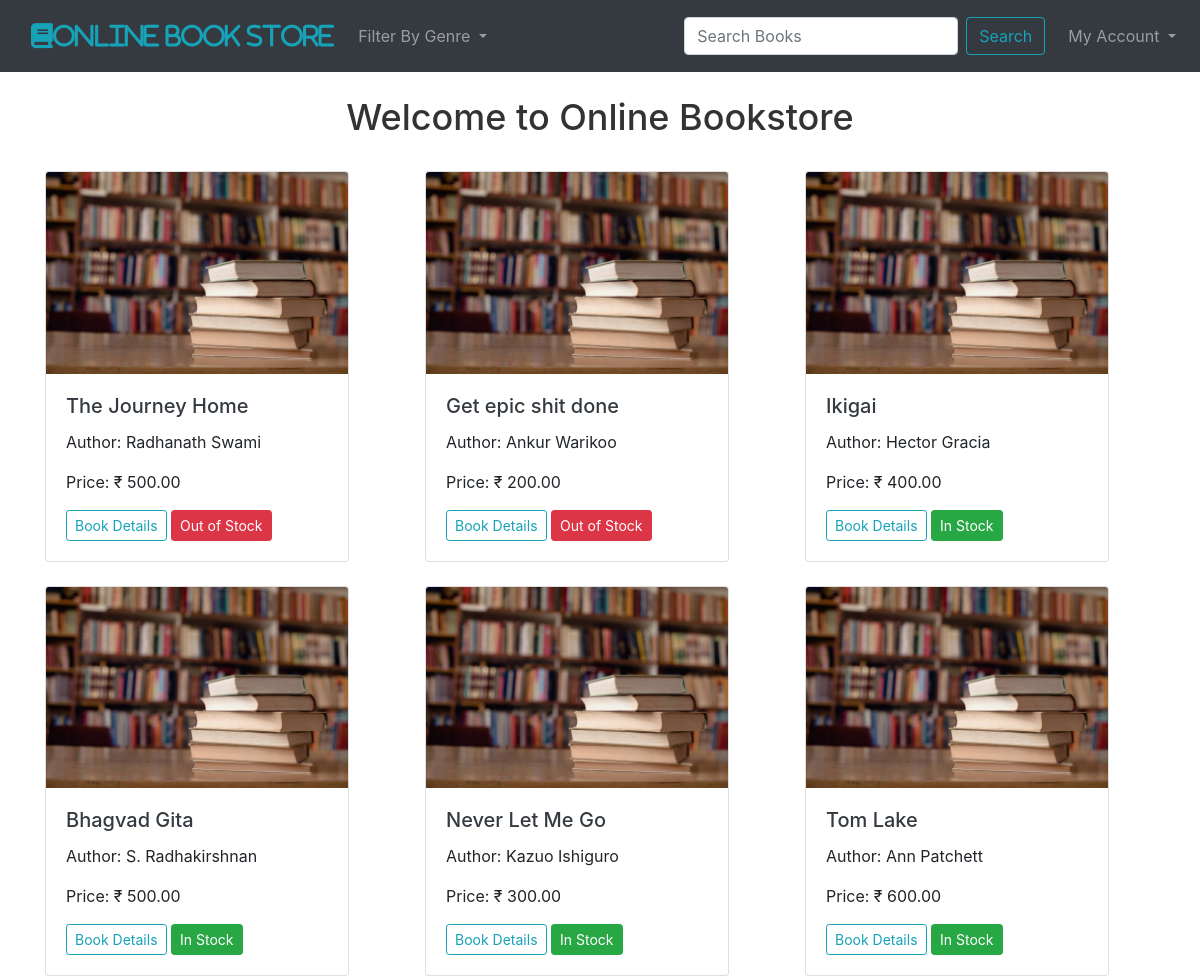
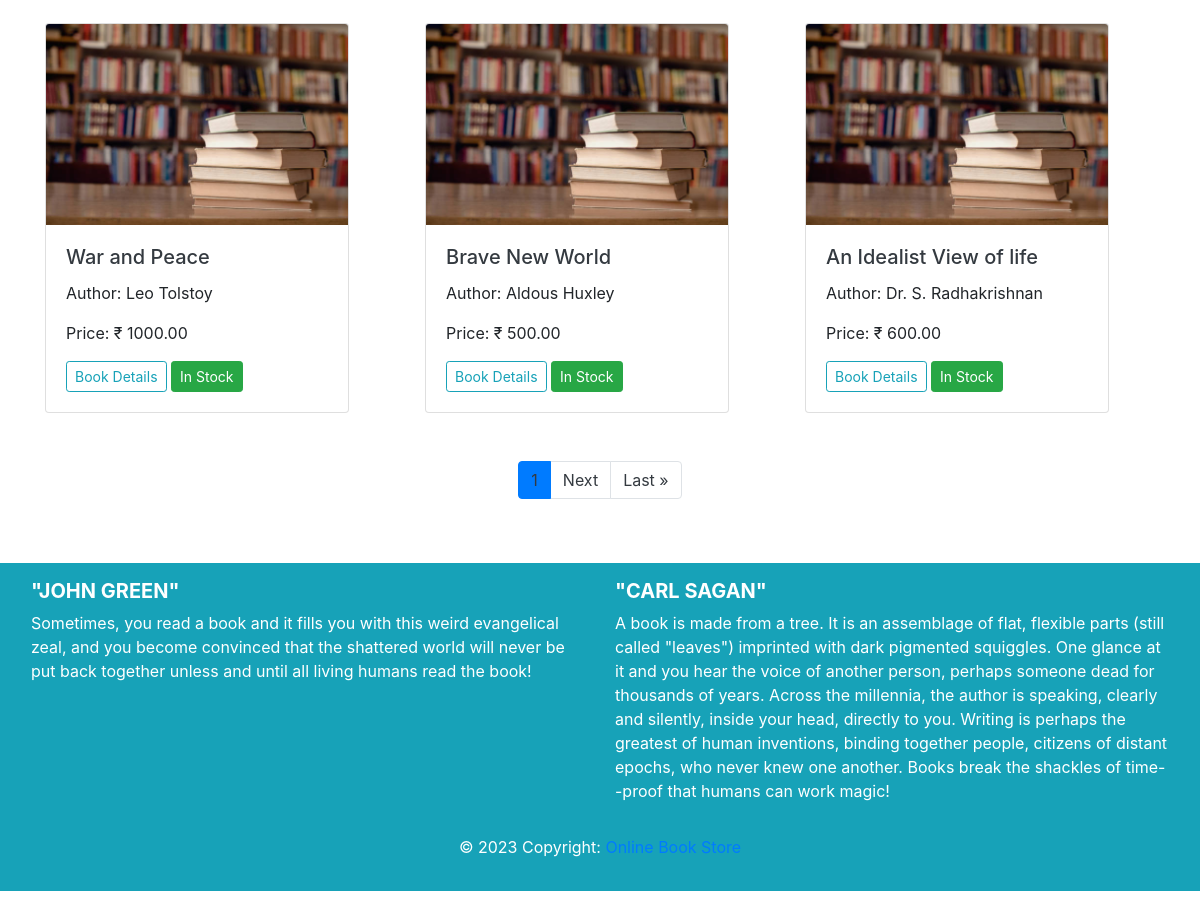
The app's page /, older data (2 pictures, top to bottom).
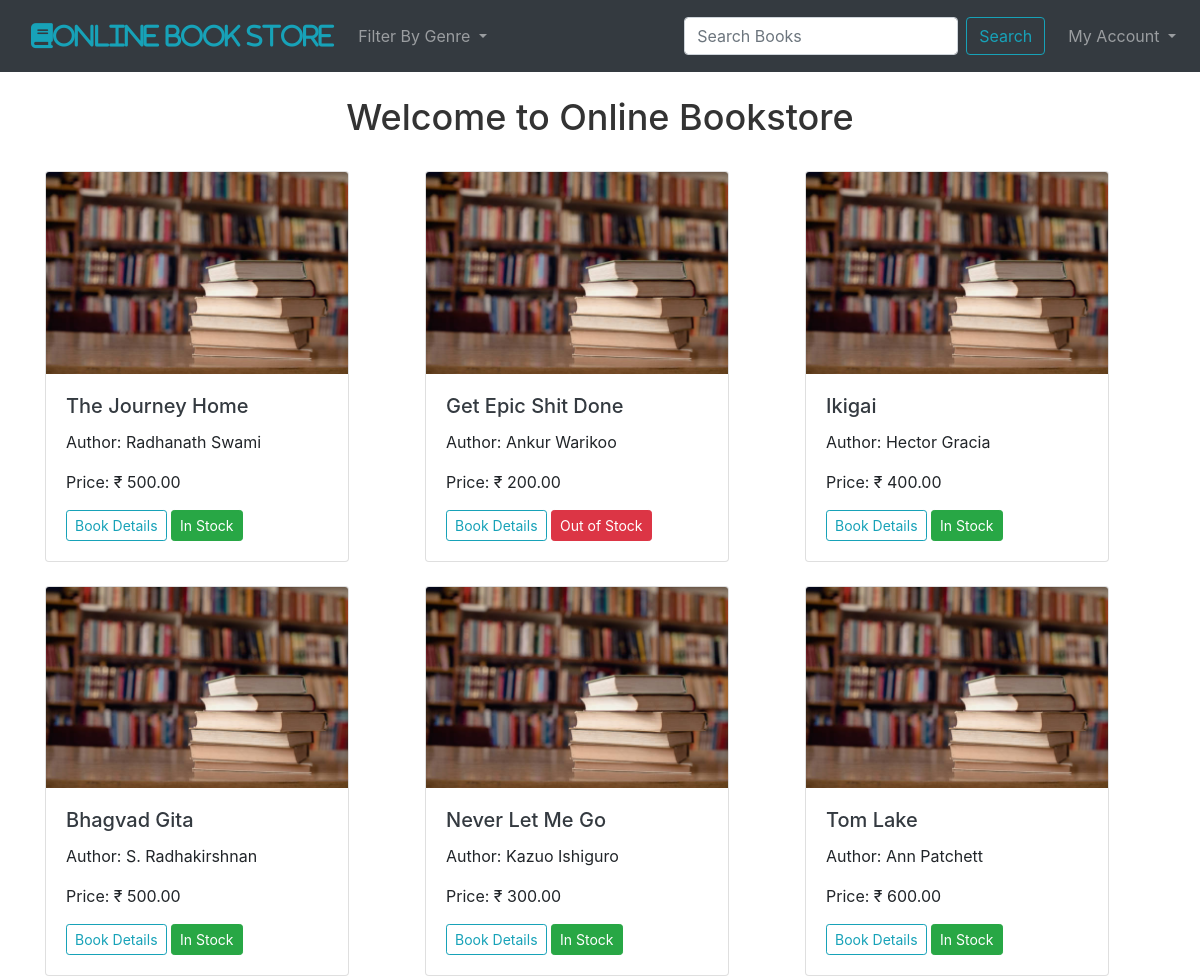
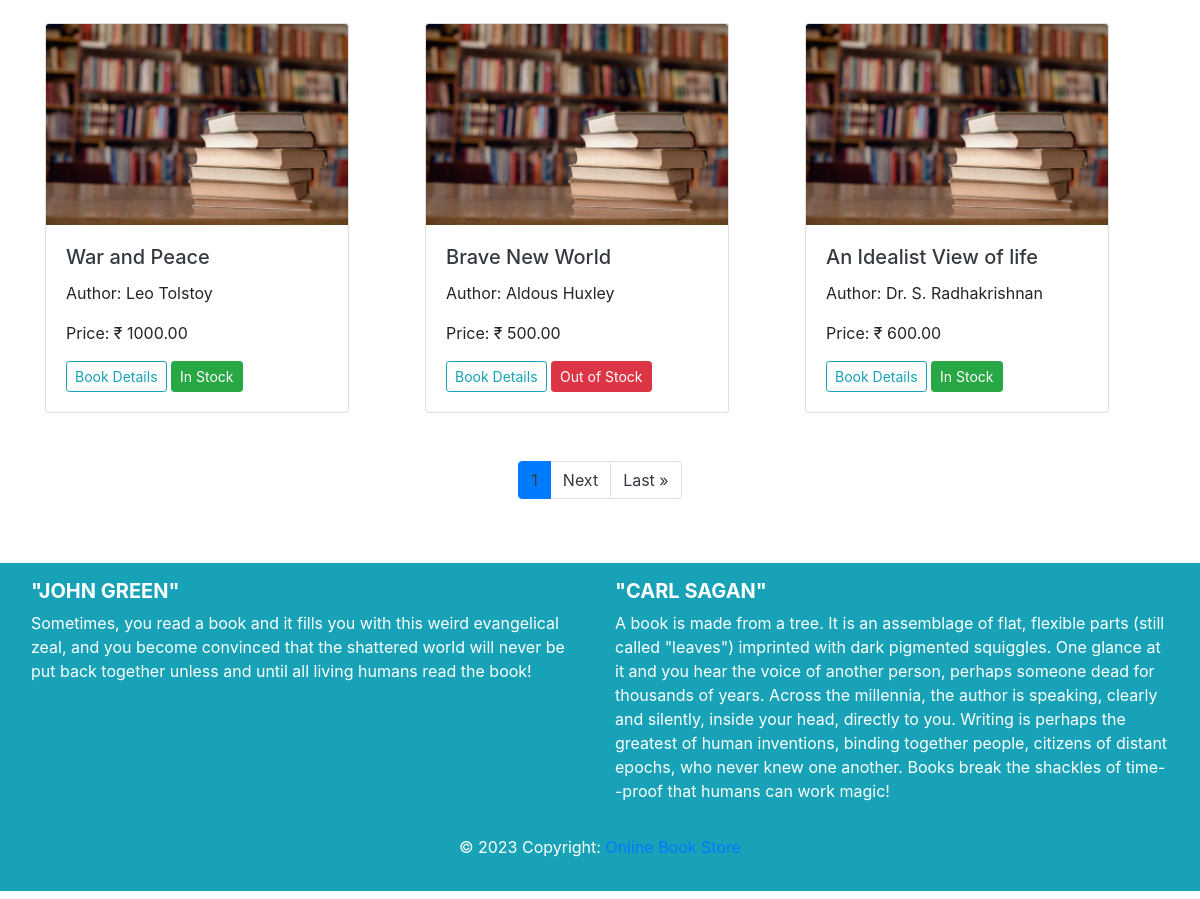
The same page, newer data (2 pictures, top to bottom).
### cart/models.py (models this page shows, shortened)
class Book(models.Model):
    title = models.CharField(max_length=255)
    author = models.CharField(max_length=255)
    genre = models.CharField(max_length=255)
    price = models.DecimalField(max_digits=10,decimal_places=2)
    available_quantity = models.PositiveIntegerField()
    image = models.ImageField(upload_to='images/', height_field=None, width_field=None, max_length=None,blank=True,null = True)
    created_on = models.DateTimeField(auto_now_add=True, blank=True, null=True)
    updated_on = models.DateTimeField(auto_now=True, blank=True, null=True)

### cart/views.py (the view)
# urls.py: 2. Add a URL to urlpatterns:  path('', views.home, name='home')
def home(request):
	books=Book.objects.all()
	paginator = Paginator(books, 9)
	page_number = request.GET.get('page')
	page_obj = paginator.get_page(page_number)
	genre = Book.objects.values('genre').distinct()
	context = {'page_obj': page_obj,'genre':genre}
	return render(request, 'home.html',context)

### cart/templates/home.html (shortened to what this page needs)
{% extends "base.html" %}
{% block content %}
{% load static %}
<br/>
<div class="text-center">
    <div class="container">
    <h1 style="font-size: 36px; color: #333;">Welcome to Online Bookstore</h1>
</div><br/>
</div>
<div class = 'container'>
    <div class="row">
        {% for book in page_obj %}
            <div class="col-md-4 mb-4">
                <div class="card" style="width: 19rem;">
                    <img class="card-img-top" src="{% static 'images/book.jpg' %}" class="card-img-top" alt="{{ book.title }}"/>
                    <div class="card-body">
                        <a href="{% url 'bookview' book.pk %}" class="text-dark">
                        <h5 class="card-title">{{ book.title }}</h5></a>
                        <p class="card-text">Author: {{ book.author }}</p>
                        <p class="card-text">Price: &#8377; {{ book.price }}</p>
                        <a href="{% url 'bookview' book.pk %}" class="text-dark">
                            <button type="button" class="btn btn-sm btn-outline-info">Book Details</button></a>
                        {% if book.available_quantity > 0 %}
                        <span  class="btn btn-sm btn-success text-white">In Stock</span>
                        {% else %}
                            <span class="btn btn-sm btn-danger text-white">Out of Stock</span>
                        {% endif %}
                    </div>
                </div>
            </div>
        {% endfor %}
    </div>
</div>
<div class="container mt-4">
    <ul class="pagination justify-content-center">
        <li class="page-item active">
            <span class="page-link text-dark">{{ page_obj.number }}</span>
        </li>
        {% if page_obj.has_next %}
            <li class="page-item">
                <a class="page-link text-dark" href="?page={{ page_obj.next_page_number }}">Next</a>
            </li>
            <li class="page-item">
                <a class="page-link text-dark" href="?page={{ page_obj.paginator.num_pages }}">Last &raquo;</a>
            </li>
        {% endif %}
    </ul>
</div>
{% endblock %}

### cart/templates/base.html (shortened to what this page needs)
<!DOCTYPE html>
<html lang="en">
<head>
    <link href="https://cdn.jsdelivr.net/npm/bootstrap@5.0.2/dist/css/bootstrap.min.css" rel="stylesheet">
    <link rel="stylesheet" href="https://maxcdn.bootstrapcdn.com/bootstrap/4.5.2/css/bootstrap.min.css">
    <link rel="stylesheet" href="https://cdnjs.cloudflare.com/ajax/libs/font-awesome/5.15.3/css/all.min.css">
</head>
<body>
  <nav class="navbar navbar-expand-lg navbar-dark bg-dark">
    <div class="container-fluid">
        <a class="navbar-brand text-info" href="{% url 'home' %}">
          <span class="navbar-text">
            <i class="fas fa-book fa-lg text-info">Online Book Store</i>
          </span>
        </a>
        <div class="collapse navbar-collapse" id="navbarSupportedContent">
          <ul class="navbar-nav mr-auto">
            {% if genre %}
            <li class="nav-item dropdown">
              <a class="nav-link dropdown-toggle" href="#" id="genreDropdown" role="button" data-toggle="dropdown" aria-haspopup="true" aria-expanded="false">
                Filter By Genre
              </a>
            </li>
          {% endif %}
          </ul>
            <form class="d-flex" method=POST action="{% url 'search' %}">
              <input class="form-control me-2" type="search" name="searched" placeholder="Search Books" aria-label="Search">
              <button class="btn btn-outline-info my-2 my-sm-0" type="submit">Search</button>
            </form>
        </div>
  </div>
  <div class="collapse navbar-collapse" id="navbarSupportedContent">
    <ul class="navbar-nav ml-auto">
        {% if user.is_authenticated %}
        <li class="nav-item">
          <a class="nav-link" href="{% url 'viewcart' %}">
              <i class="fas fa-shopping-cart text-danger"></i></a>
          </li>
        <li class="nav-item dropdown">
          <a class="nav-link dropdown-toggle" href="#" id="navDropdown" role="button" data-toggle="dropdown" aria-haspopup="true" aria-expanded="false">
            My Account
          </a>
          <div class="dropdown-menu" aria-labelledby="navDropdown">
            <a class="dropdown-item" href="{% url 'logout' %}">Logout</a>
            <a class="dropdown-item" href="{% url 'password_reset' %}">Reset Password</a>
          </div>
        </li>
        {% else %}
        <li class="nav-item dropdown">
          <a class="nav-link dropdown-toggle" href="#" id="navDropdown" role="button" data-toggle="dropdown" aria-haspopup="true" aria-expanded="false">
            My Account
          </a>
        </li>
        {% endif %}
    </ul>
</div>
  </nav>
    <div id="content">
        {% block content %}
        {% endblock %}
    </div>
<br/><br/>
<footer class="p-3 mb-2 bg-info text-white ">
  <div class="container-fluid text-center text-md-left">
    <div class="row">
      <div class="col-md-6 mt-md-0 mt-3">
        <h5 class="text-uppercase font-weight-bold">"John Green"</h5>
        <p>Sometimes, you read a book and it fills you with this weird evangelical zeal,
          and you become convinced that the shattered world will never be put back together unless
          and until all living humans read the book!</p>
      </div>
      <div class="col-md-6 mb-md-0 mb-3">
        <h5 class="text-uppercase font-weight-bold">"Carl Sagan"</h5>
        <p>A book is made from a tree. It is an assemblage of flat, flexible parts (still called "leaves") imprinted with dark pigmented squiggles.
          One glance at it and you hear the voice of another person, perhaps someone dead for thousands of years. Across the millennia, the author is speaking,
          clearly and silently, inside your head, directly to you. Writing is perhaps the greatest of human inventions, binding together people, citizens of distant epochs, who never knew one another.
          Books break the shackles of time--proof that humans can work magic!</p>
      </div>
    </div>
  </div>
  <div class="footer-copyright text-center py-3">© 2023 Copyright:
    <a href="home">Online Book Store</a>
  </div>
</footer>
</body>
</html>

Row changes from the older to the newer data that the page shows:
changed Book "The Journey Home": available_quantity "Out of Stock" → "In Stock"
changed Book "Ankur Warikoo": title "Get epic shit done" → "Get Epic Shit Done"
changed Book "Brave New World": available_quantity "In Stock" → "Out of Stock"
